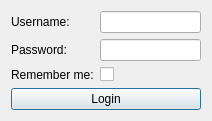
<?xml version="1.0" encoding="UTF-8"?>
<ui version="4.0">
 <class>DialogLogin</class>
 <widget class="QDialog" name="DialogLogin">
  <property name="geometry">
   <rect>
    <x>0</x>
    <y>0</y>
    <width>212</width>
    <height>113</height>
   </rect>
  </property>
  <property name="windowTitle">
   <string>Login</string>
  </property>
  <layout class="QGridLayout" name="gridLayout">
   <item row="0" column="0">
    <layout class="QFormLayout" name="formLayout">
     <item row="0" column="0">
      <widget class="QLabel" name="usernameLabel">
       <property name="text">
        <string>Username:</string>
       </property>
      </widget>
     </item>
     <item row="0" column="1">
      <widget class="QLineEdit" name="usernameLineEdit"/>
     </item>
     <item row="1" column="0">
      <widget class="QLabel" name="passwordLabel">
       <property name="text">
        <string>Password:</string>
       </property>
      </widget>
     </item>
     <item row="1" column="1">
      <widget class="QLineEdit" name="passwordLineEdit">
       <property name="echoMode">
        <enum>QLineEdit::Password</enum>
       </property>
      </widget>
     </item>
     <item row="2" column="0">
      <widget class="QLabel" name="rememberMeLabel">
       <property name="text">
        <string>Remember me:</string>
       </property>
      </widget>
     </item>
     <item row="2" column="1">
      <widget class="QCheckBox" name="rememberMeCheckBox"/>
     </item>
    </layout>
   </item>
   <item row="1" column="0">
    <widget class="QPushButton" name="pushButton">
     <property name="text">
      <string>Login</string>
     </property>
    </widget>
   </item>
  </layout>
 </widget>
 <resources/>
 <connections/>
</ui>
